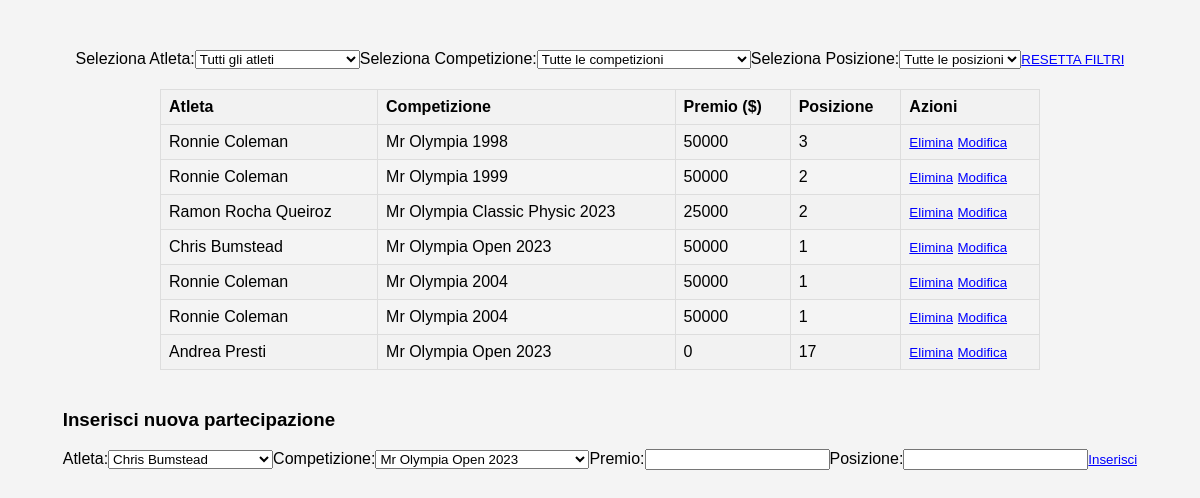
Page /partecipazioni.php (signed in) on the committed database.
### tables this page shows
CREATE TABLE `partecipazione` (
  `id` int(11) NOT NULL,
  `id_atleta` int(11) NOT NULL,
  `id_competizione` int(11) NOT NULL,
  `premio` int(11) NOT NULL,
  `posizione` int(11) NOT NULL
);

CREATE TABLE `atleti` (
  `id` int(11) NOT NULL,
  `nome` varchar(50) NOT NULL,
  `nazionalita` varchar(50) NOT NULL,
  `eta` int(11) NOT NULL,
  `altezza` varchar(50) NOT NULL,
  `peso_gara` int(50) NOT NULL,
  `peso_massa` int(11) NOT NULL,
  `id_preparatore` int(11) NOT NULL,
  `id_biografia` int(11) DEFAULT NULL
);

CREATE TABLE `competizioni` (
  `id` int(11) NOT NULL,
  `nome` varchar(50) NOT NULL,
  `data` date NOT NULL,
  `luogo` varchar(50) NOT NULL
);

### partecipazioni.php (the view, shortened to what this page needs)
<?php
if(isset($_SESSION["UTENTE"])) {
include 'credenziali.php';
$conn = new mysqli($servername, $username, $password, $dbname);
$sql_competizioni = "SELECT * FROM COMPETIZIONI";
$sql_atleti = "SELECT * FROM ATLETI";
echo "<!DOCTYPE html>
<html>
<head>
    <title>Tabella Partecipazioni</title>
    <style>
    body {
        font-family: 'Arial', sans-serif;
        background-color: #f4f4f4;
        margin: 0;
        padding: 50px;
        display: flex;
        justify-content: center;
        align-items: center;
        flex-direction: column;
    }
    table {
        width: 80%;
        border-collapse: collapse;
        margin-top: 20px;
    }
    th, td {
        border: 1px solid #dddddd;
        text-align: left;
        padding: 8px;
        cursor: pointer;
    }
    th {
        background-color: #f2f2f2;
    }
    tr:nth-child(even) {
        background-color: #f2f2f2;
    }
    tr:hover {
        background-color: #ddd;
    }
    a {
        text-decoration: none;
        color: inherit;
    }
    form {
        display: inline; /* Modifica per renderlo inline */
    }
    form input[type='submit'] {
        background-color: transparent;
        border: none;
        cursor: pointer;
        color: blue;
        text-decoration: underline;
        padding: 0;
    }
    form input[type='submit']:hover {
        color: red;
    }
    form input[type='submit']:focus {
        outline: none;
    }
    </style>
</head>
<body>";
echo "<div id='filtroCompetizioni'>";
echo "<form method='GET'>";
echo "<label for='atleta'>Seleziona Atleta:</label>";
echo "<select name='atleta' id='atleta' onchange='this.form.submit()'>";
echo "<option value='tutti'>Tutti gli atleti</option>";
echo "</select>";
echo "<label for='competizioni'>Seleziona Competizione:</label>";
echo "<select name='competizione' id='competizioni' onchange='this.form.submit()'>";
echo "<option value='tutte'>Tutte le competizioni</option>";
echo "</select>";
echo "<label for='posizione'>Seleziona Posizione:</label>";
echo "<select name='posizione' id='posizioni' onchange='this.form.submit()'>";
echo "<option value='tutte'>Tutte le posizioni</option>";
echo "</select>";
echo "</form>";
echo "<form method='GET' style='margin-top: 20px;'>";
echo "<input type='submit' value='RESETTA FILTRI'>";
echo "</form>";
echo "</div>";
echo "<table><tr><th>Atleta</th><th>Competizione</th><th>Premio ($)</th><th>Posizione</th><th>Azioni</th></tr>";
$sql = "SELECT ATLETI.nome AS atleta, COMPETIZIONI.nome AS competizione_nome, PARTECIPAZIONE.premio, PARTECIPAZIONE.posizione, PARTECIPAZIONE.id AS id_partecipazione
        FROM PARTECIPAZIONE
        INNER JOIN ATLETI ON PARTECIPAZIONE.id_atleta = ATLETI.id
        INNER JOIN COMPETIZIONI ON PARTECIPAZIONE.id_competizione = COMPETIZIONI.id";
$result = $conn->query($sql);
if (isset($result)) {
    while($row = $result->fetch_assoc()) {
        echo "<tr><td><a href='atleta.php?atleta=".urlencode($row['atleta'])."'>".$row["atleta"]."</a></td><td>".$row["competizione_nome"]."</td><td>".$row["premio"]."</td><td>".$row["posizione"]."</td>";
        echo "<td>
                  <form method='POST'>
                      <input type='hidden' name='id_partecipazione' value='".$row["id_partecipazione"]."'>
                      <input type='submit' name='elimina' value='Elimina'>
                  </form>
                  <form method='POST'>
                      <input type='hidden' name='id_partecipazione' value='".$row["id_partecipazione"]."'>
                      <input type='submit' name='modifica' value='Modifica'>
                  </form>
              </td></tr>";
    }
}
echo "</table>";
echo "<div style='margin-top: 20px;'>";
echo "<h3>";
echo (isset($atleta_modifica)) ? "Modifica partecipazione" : "Inserisci nuova partecipazione";
echo "</h3>";
echo "<form method='POST'>";
echo "<label for='atleta'>Atleta:</label>";
echo "<select name='atleta'>";
$result_atleti = $conn->query($sql_atleti);
while ($row_atleta = $result_atleti->fetch_assoc()) {
    $selected_atleta_modifica = (isset($atleta_modifica) && $atleta_modifica == $row_atleta['nome']) ? "selected" : "";
    echo "<option value='".$row_atleta['nome']."' $selected_atleta_modifica>".$row_atleta['nome']."</option>";
}
echo "</select>";
echo "<label for='competizione'>Competizione:</label>";
echo "<select name='competizione'>";
$result_competizioni = $conn->query($sql_competizioni);
while ($row_competizione = $result_competizioni->fetch_assoc()) {
    $selected_competizione_modifica = (isset($competizione_modifica) && $competizione_modifica == $row_competizione['nome']) ? "selected" : "";
    echo "<option value='".$row_competizione['nome']."' $selected_competizione_modifica>".$row_competizione['nome']."</option>";
}
echo "</select>";
echo "<label for='premio'>Premio:</label>";
echo "<input type='text' name='premio' value='".(isset($premio_modifica) ? $premio_modifica : "")."' required>";
echo "<label for='posizione'>Posizione:</label>";
echo "<input type='text' name='posizione' value='".(isset($posizione_modifica) ? $posizione_modifica : "")."' required>";
echo "<input type='submit' name='".(isset($atleta_modifica) ? "salva_modifiche" : "inserisci")."' value='".(isset($atleta_modifica) ? "Salva Modifiche" : "Inserisci")."'>";
echo "</form>";
echo "</div>";
echo "</body>
</html>";
}
else{
    header("location:index.php");
    session_abort();
}
?>

### partecipazioni.php (style rules this page uses)
body { font-family: 'Arial', sans-serif; background-color: #f4f4f4; margin: 0; padding: 50px; display: flex; justify-content: center; align-items: center; flex-direction: column; }
table { width: 80%; border-collapse: collapse; margin-top: 20px; }
th, td { border: 1px solid #dddddd; text-align: left; padding: 8px; cursor: pointer; }
th { background-color: #f2f2f2; }
tr:nth-child(even) { background-color: #f2f2f2; }
a { text-decoration: none; color: inherit; }
form { display: inline; }
form input[type='submit'] { background-color: transparent; border: none; cursor: pointer; color: blue; text-decoration: underline; padding: 0; }

### rows in the picture
partecipazione: id_atleta.nome "Ronnie Coleman", id_competizione.nome "Mr Olympia 1998", premio "50000", posizione "3"
partecipazione: id_atleta.nome "Ronnie Coleman", id_competizione.nome "Mr Olympia 1999", premio "50000", posizione "2"
partecipazione: id_atleta.nome "Ramon Rocha Queiroz", id_competizione.nome "Mr Olympia Classic Physic 2023", premio "25000", posizione "2"
partecipazione: id_atleta.nome "Chris Bumstead", id_competizione.nome "Mr Olympia Open 2023", premio "50000", posizione "1"
partecipazione: id_atleta.nome "Ronnie Coleman", id_competizione.nome "Mr Olympia 2004", premio "50000", posizione "1"
partecipazione: id_atleta.nome "Ronnie Coleman", id_competizione.nome "Mr Olympia 2004", premio "50000", posizione "1"
partecipazione: id_atleta.nome "Andrea Presti", id_competizione.nome "Mr Olympia Open 2023", premio "0", posizione "17"

### other values in the picture
form field atleta "Chris Bumstead"
form field competizione "Mr Olympia Open 2023"
